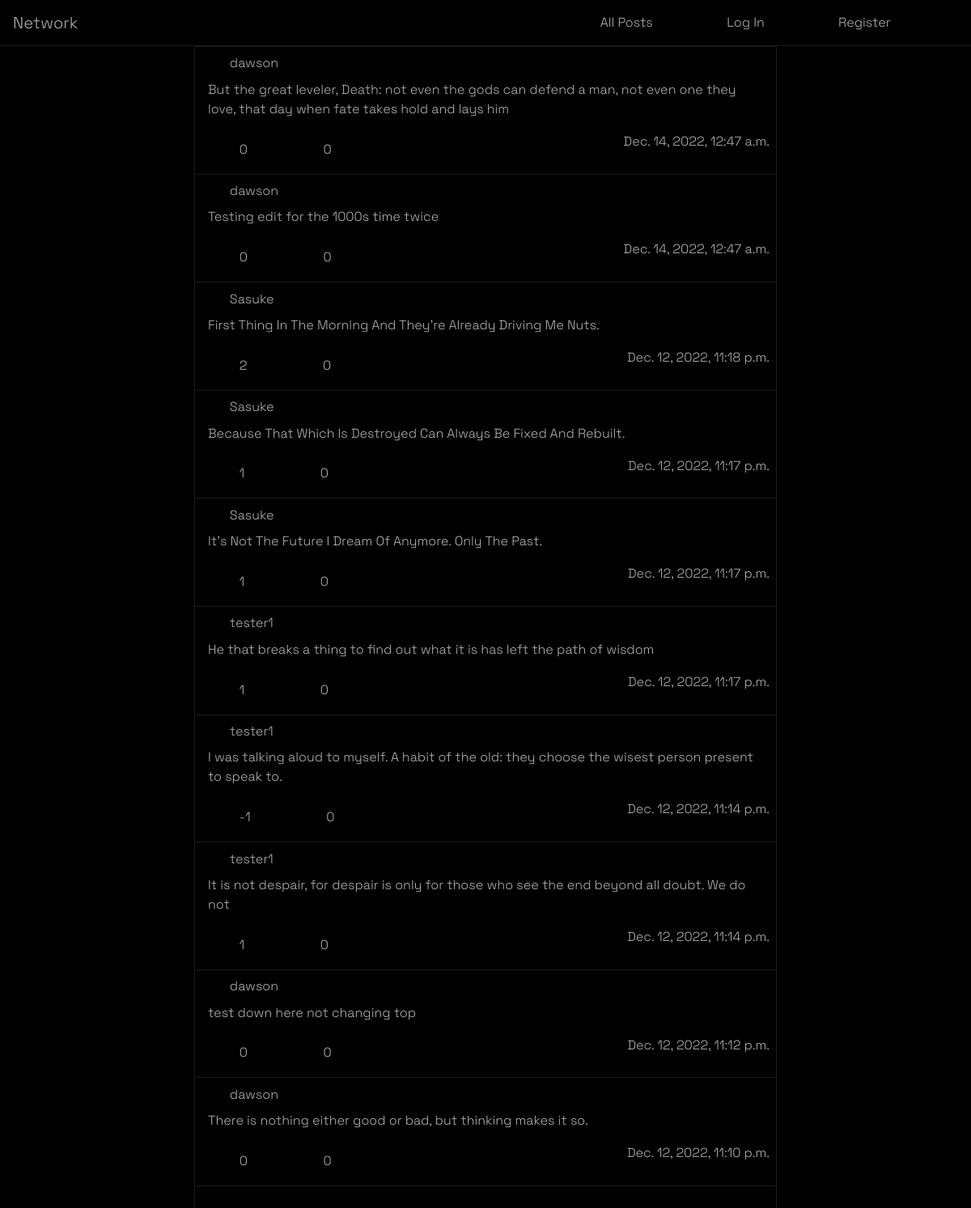
Before: / with the older database file.
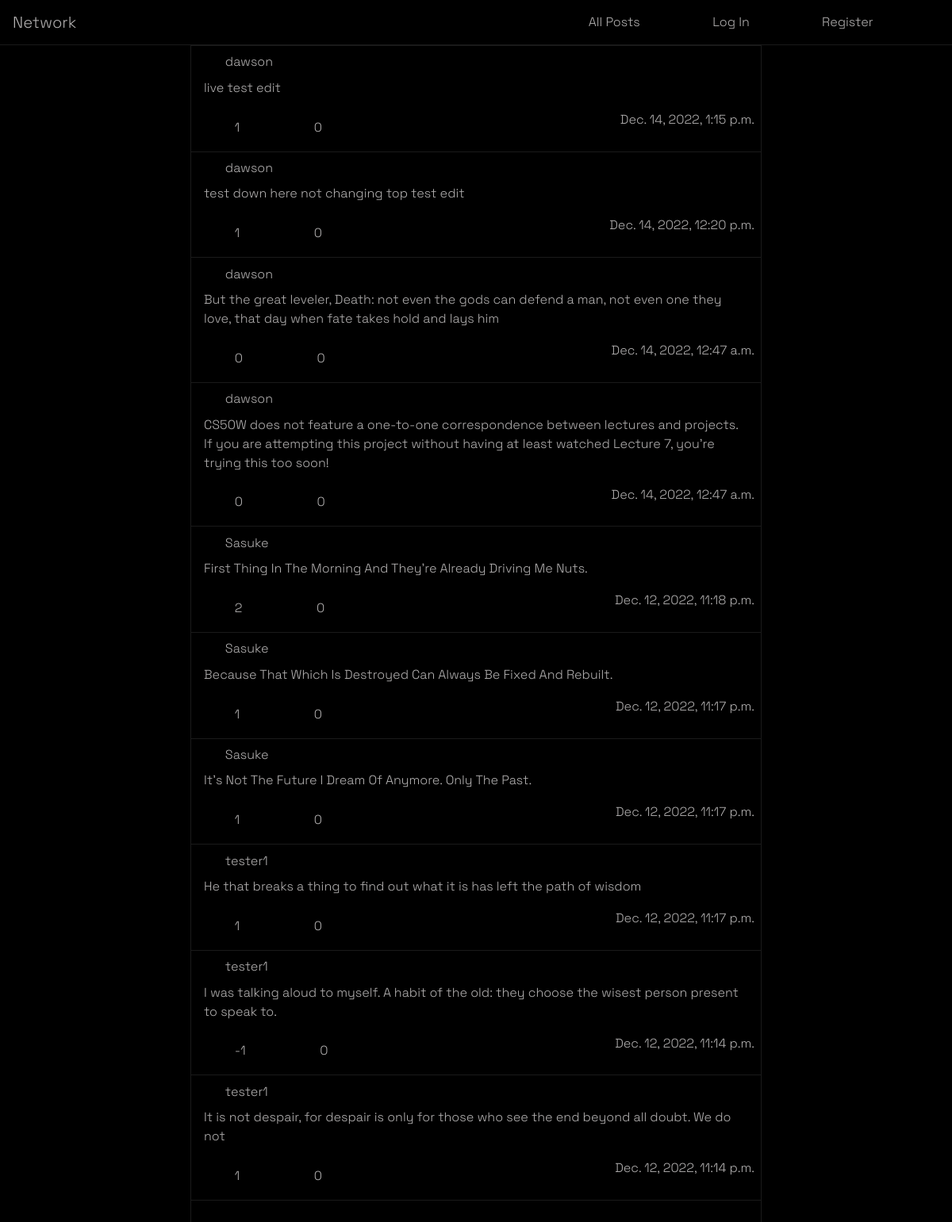
After: the same page with the newer database file.
### network/models.py (models this page shows, shortened)
class Post(models.Model):
    username = models.CharField(
        default='None', max_length=24, null=True, blank=True)
    caption = models.TextField(default="")
    timestamp = models.DateTimeField(auto_now_add=True)
    totalLikes = models.IntegerField(default=0)
    totalComments = models.IntegerField(default=0)

### network/views.py (the view, shortened to what this page needs)
# urls.py: path("", views.index, name="index"),
def index(request):
    posts = Post.objects.all().values()
    posts = posts.order_by("-timestamp").all()
    posts = Paginator(posts, 10)
    pNum = request.GET.get('page')
    if pNum is None:
        pNum = 1
    return render(request, "network/index.html", {
        'postForm': PostForm,
        'numPages': posts.num_pages,
        'posts': posts.get_page(pNum),
    })

### network/templates/network/index.html (shortened to what this page needs)
{% extends "network/layout.html" %}
{% block body %}
    <div id='index-body'>
        <div id='post-container'>
            {% for i in posts %}
            <div class='single-post-container' id='{{ i.id }}'>
                <div class='user-info'>
                    <a class='profile-link' href='/profile/{{ i.username }}'><div id='{{ i.username }}' class='index-user-info-top'><box-icon id='profilePicIcon' name='user-circle' size='sm' color='rgb(230, 230, 230)'></box-icon>{{ i.username }}</div></a>
                    </div>
                <div class='post-content'>
                    <p id='para_{{ i.id }}'>
                        {{ i.caption }}
                    </p>
                </div>
                <div class='post-footer'>
                    <div class='interactions'>
                        <form class='interaction-form' method='POST'>
                            <div class='interaction-form'>
                                <button type='submit' class='like interaction-button' name='{{ i.id }}'><box-icon color='white' size='sm' name='like' class='interaction-icons'></box-icon></button>
                                <p id='p-{{ i.id }}'>{{ i.totalLikes }}</p>
                            </div>
                            <div class='interaction-form'>
                                <button type='submit' class='dislike interaction-button' name='{{ i.id }}'><box-icon color='white' size='sm' name='dislike' class='interaction-icons'></box-icon></button>
                                <button type='submit' class='comment interaction-button' name='{{ i.id }}'><box-icon color='white' size='sm' name='comment' class='interaction-icons'></box-icon></button>
                                <p id='p-{{ i.id }}'>{{ i.totalComments }}</p>
                            </div>
                        </form>
                    </div>
                    <div class='post-timestamp'>
                        {{ i.timestamp }}
                    </div>
                </div>
            </div>
            {% endfor %}
            {% if  posts.has_previous or posts.has_next%}
            <nav aria-label="Page navigation">
                <ul id='paginator-buttons' class="pagination">
                <div>
                  <li class="">
                    {% if posts.has_next %}
                    <a id='next-page' href="/?page={{ posts.next_page_number }}"><box-icon animation='fade-right-hover' color="rgb(230, 230, 230)" name='right-arrow-alt'></box-icon></a>
                    {% endif %}
                </li>
                </div>
                </ul>
              </nav>
            {% endif %}
        </div>
    </div>
{% endblock %}

Changed rows visible on the page:
no longer on this page (row edited): Post: username "dawson", caption "test down here not changing top", totalLikes "0", totalComments "0", timestamp "Dec. 12, 2022, 11:12 p.m."
no longer on this page (row edited): Post: username "dawson", caption "There is nothing either good or bad, but thinking makes it so.", totalLikes "0", totalComments "0", timestamp "Dec. 12, 2022, 11:10 p.m."
added Post: username "dawson", caption "live test edit", totalLikes "1", totalComments "0", timestamp "Dec. 14, 2022, 1:15 p.m."
added Post: username "dawson", caption "test down here not changing top test edit", totalLikes "1", totalComments "0", timestamp "Dec. 14, 2022, 12:20 p.m."
changed Post: caption "Testing edit for the 1000s time twice" → "CS50W does not feature a one-to-one correspondence between lectures and projects. If you are attempting this project without having at least watched Lecture 7, you’re trying this too soon!"
